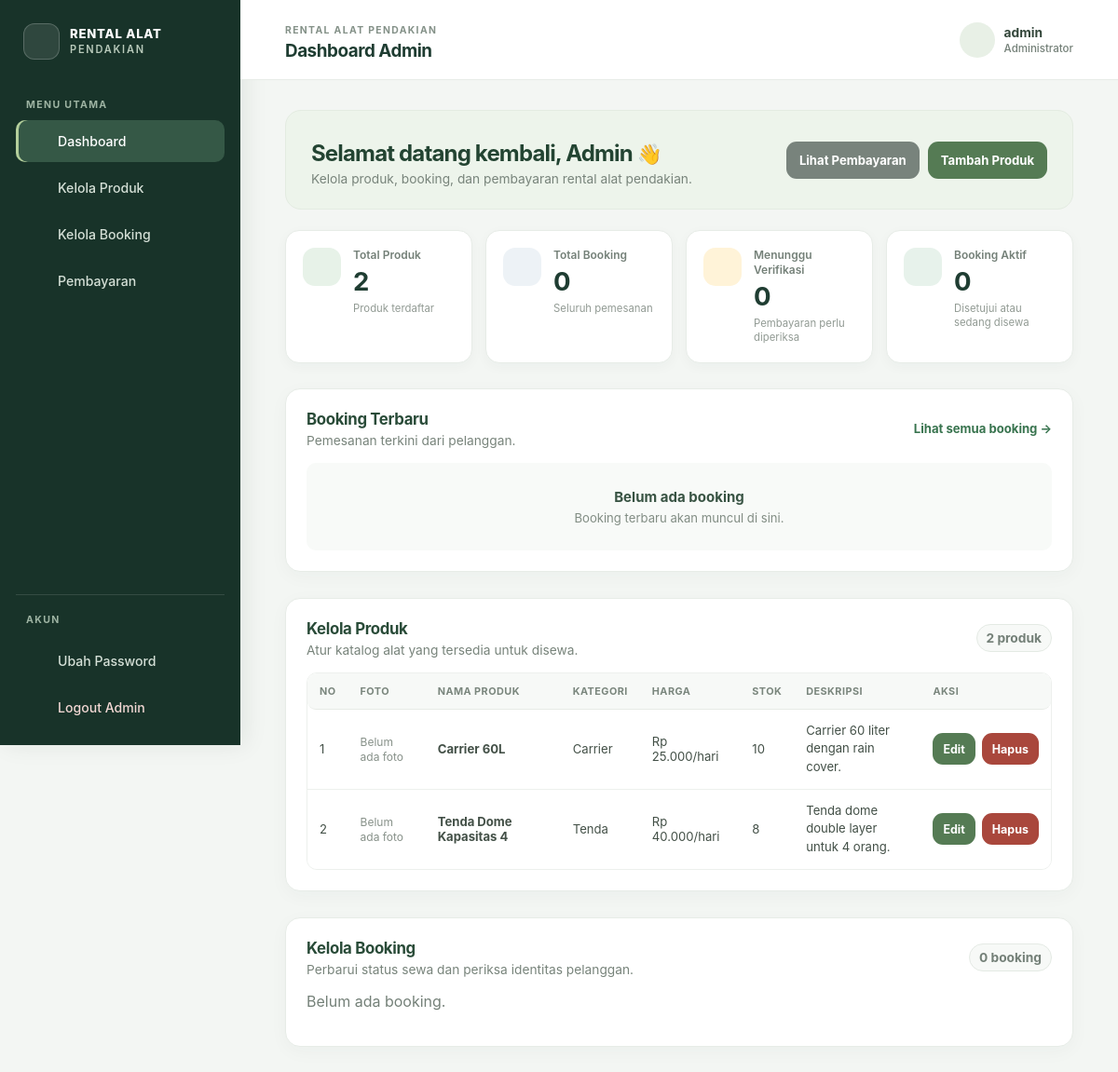
The page /admin/index.php (signed in) on the database its author committed.
### tables this page shows
CREATE TABLE products (
  id              INT AUTO_INCREMENT PRIMARY KEY,
  category_id     INT NOT NULL,
  nama            VARCHAR(150) NOT NULL,
  deskripsi       TEXT,
  harga_per_hari  INT NOT NULL,
  deposit         INT NOT NULL DEFAULT 0,          
  gambar          VARCHAR(255),
  is_active       TINYINT(1) NOT NULL DEFAULT 1,
  created_at      TIMESTAMP DEFAULT CURRENT_TIMESTAMP,
  FOREIGN KEY (category_id) REFERENCES categories(id)
);

CREATE TABLE categories (
  id    INT AUTO_INCREMENT PRIMARY KEY,
  nama  VARCHAR(50) NOT NULL,
  slug  VARCHAR(60) NOT NULL UNIQUE
);

### includes/functions.php (called while the page is built, shortened)
<?php
function e($s){ return htmlspecialchars((string)$s, ENT_QUOTES, 'UTF-8'); }
function rp($n){ return 'Rp ' . number_format($n, 0, ',', '.'); }

### admin/index.php (the view, shortened to what this page needs)
<?php
require_once __DIR__ . '/../includes/admin_products.php';
$products = $pdo->query(
  "SELECT p.id, p.nama, p.deskripsi, p.harga_per_hari, COALESCE(pf.nama_foto,p.gambar) AS gambar, p.is_active,
      c.nama AS kategori, COALESCE(SUM(CASE WHEN v.is_active=1 THEN v.stok_total ELSE 0 END), 0) AS stok
   FROM products p
   JOIN categories c ON c.id=p.category_id
   LEFT JOIN produk_foto pf ON pf.product_id=p.id AND pf.is_primary=1
   LEFT JOIN product_variants v ON v.product_id=p.id
   GROUP BY p.id, p.nama, p.deskripsi, p.harga_per_hari, p.gambar, pf.nama_foto, p.is_active, c.nama
   ORDER BY p.id DESC"
)->fetchAll();
$bookings = $pdo->query(
  "SELECT b.*, u.nama, u.no_whatsapp, u.foto_identitas
   FROM bookings b JOIN users u ON u.id=b.user_id
   ORDER BY b.id DESC"
)->fetchAll();
$recentBookings = $pdo->query(
  "SELECT b.id,b.kode_booking,b.tgl_mulai,b.tgl_selesai,b.subtotal,b.status,u.nama
   FROM bookings b JOIN users u ON u.id=b.user_id
   ORDER BY b.created_at DESC,b.id DESC LIMIT 5"
)->fetchAll();
$stats = [
  'products' => (int)$pdo->query('SELECT COUNT(*) FROM products')->fetchColumn(),
  'bookings' => (int)$pdo->query('SELECT COUNT(*) FROM bookings')->fetchColumn(),
  'pending_payments' => (int)$pdo->query("SELECT COUNT(*) FROM payments WHERE status_pembayaran='menunggu_verifikasi'")->fetchColumn(),
  'active_bookings' => (int)$pdo->query("SELECT COUNT(*) FROM bookings WHERE status IN ('disetujui','sedang_disewa')")->fetchColumn(),
];
$csrfToken = admin_product_csrf_token();
require_once __DIR__ . '/../includes/admin_layout.php';
?>
  <section class="admin-welcome">
    <div>
      <h2>Selamat datang kembali, Admin <span aria-hidden="true">👋</span></h2>
      <p>Kelola produk, booking, dan pembayaran rental alat pendakian.</p>
    </div>
    <div class="admin-page-actions">
      <a class="btn alt" href="pembayaran.php">Lihat Pembayaran</a>
      <a class="btn" href="produk_tambah.php">Tambah Produk</a>
    </div>
  </section>
  <section class="admin-stat-grid" aria-label="Statistik dashboard">
    <article class="admin-stat-card"><span class="admin-stat-icon admin-stat-products"><?= admin_layout_icon('products') ?></span><div><span>Total Produk</span><strong><?= $stats['products'] ?></strong><small>Produk terdaftar</small></div></article>
    <article class="admin-stat-card"><span class="admin-stat-icon admin-stat-bookings"><?= admin_layout_icon('bookings') ?></span><div><span>Total Booking</span><strong><?= $stats['bookings'] ?></strong><small>Seluruh pemesanan</small></div></article>
    <article class="admin-stat-card admin-stat-pending"><span class="admin-stat-icon"><?= admin_layout_icon('payments') ?></span><div><span>Menunggu Verifikasi</span><strong><?= $stats['pending_payments'] ?></strong><small>Pembayaran perlu diperiksa</small></div></article>
    <article class="admin-stat-card"><span class="admin-stat-icon admin-stat-active"><?= admin_layout_icon('dashboard') ?></span><div><span>Booking Aktif</span><strong><?= $stats['active_bookings'] ?></strong><small>Disetujui atau sedang disewa</small></div></article>
  </section>
  <section class="admin-section admin-recent-section" aria-labelledby="recent-bookings-title">
    <div class="admin-section-heading">
      <div><h2 id="recent-bookings-title">Booking Terbaru</h2><p>Pemesanan terkini dari pelanggan.</p></div>
      <a class="admin-text-link" href="#bookings">Lihat semua booking <span aria-hidden="true">→</span></a>
    </div>
    <?php if ($recentBookings): ?>
      <div class="admin-table-wrap">
        <table class="admin-table admin-recent-table">
          <thead><tr><th>Kode Booking</th><th>Penyewa</th><th>Tanggal Sewa</th><th>Biaya Sewa</th><th>Status</th></tr></thead>
          <tbody>
          <?php foreach ($recentBookings as $booking):
            $bookingStatusClass = 'status-' . $booking['status'];
          ?>
            <tr>
              <td><strong class="admin-booking-code"><?= e($booking['kode_booking']) ?></strong></td>
              <td><?= e($booking['nama']) ?></td>
              <td><?= e($booking['tgl_mulai']) ?> <span class="admin-date-separator">—</span> <?= e($booking['tgl_selesai']) ?></td>
              <td class="admin-table-price"><?= rp($booking['subtotal']) ?></td>
              <td><span class="booking-status-badge <?= e($bookingStatusClass) ?>"><span></span><?= e(STATUS_LABEL[$booking['status']] ?? $booking['status']) ?></span></td>
            </tr>
          <?php endforeach; ?>
          </tbody>
        </table>
      </div>
    <?php else: ?>
      <div class="admin-empty admin-recent-empty"><h3>Belum ada booking</h3><p>Booking terbaru akan muncul di sini.</p></div>
    <?php endif; ?>
  </section>
  <section class="admin-section" id="products" aria-labelledby="products-title">
    <div class="admin-section-heading"><div><h2 id="products-title">Kelola Produk</h2><p>Atur katalog alat yang tersedia untuk disewa.</p></div><span class="admin-count-badge"><?= count($products) ?> produk</span></div>
    <?php if ($products): ?>
      <div class="admin-table-wrap">
        <table class="admin-table">
          <thead><tr><th>No</th><th>Foto</th><th>Nama Produk</th><th>Kategori</th><th>Harga</th><th>Stok</th><th>Deskripsi</th><th>Aksi</th></tr></thead>
          <tbody>
          <?php foreach ($products as $index => $product): ?>
            <tr>
              <td><?= $index + 1 ?></td>
              <td><?php if ($product['gambar'] && is_file(__DIR__ . '/../uploads/produk/' . basename($product['gambar']))): ?>
                <img class="admin-product-thumb" src="../uploads/produk/<?= e(basename($product['gambar'])) ?>" alt="<?= e($product['nama']) ?>">
              <?php else: ?><span class="admin-no-photo">Belum ada foto</span><?php endif; ?></td>
              <td><strong><?= e($product['nama']) ?></strong><?php if (!$product['is_active']): ?><small class="admin-inactive">Nonaktif</small><?php endif; ?></td>
              <td><?= e($product['kategori']) ?></td>
              <td><?= rp($product['harga_per_hari']) ?>/hari</td>
              <td><?= (int)$product['stok'] ?></td>
              <td class="admin-description"><?= e($product['deskripsi'] ?? '') ?></td>
              <td><div class="admin-actions">
                <a class="btn admin-button-small" href="produk_edit.php?id=<?= (int)$product['id'] ?>">Edit</a>
                <a class="btn admin-button-small admin-button-danger" href="produk_hapus.php?id=<?= (int)$product['id'] ?>">Hapus</a>
              </div></td>
            </tr>
          <?php endforeach; ?>
          </tbody>
        </table>
      </div>
    <?php else: ?>
      <div class="admin-empty"><h3>Belum ada produk</h3><p>Tambahkan produk pertama agar tampil di katalog.</p><a class="btn" href="produk_tambah.php">Tambah Produk</a></div>
    <?php endif; ?>
  </section>
  <section class="admin-section" id="bookings" aria-labelledby="bookings-title">
    <div class="admin-section-heading"><div><h2 id="bookings-title">Kelola Booking</h2><p>Perbarui status sewa dan periksa identitas pelanggan.</p></div><span class="admin-count-badge"><?= count($bookings) ?> booking</span></div>
    <?php if ($bookings): ?>
      <div class="admin-table-wrap">
        <table class="admin-table">
          <thead><tr><th>Kode</th><th>Penyewa</th><th>Tanggal</th><th>Biaya Sewa</th><th>KTP/SIM</th><th>Status</th></tr></thead>
          <tbody>
          <?php foreach ($bookings as $booking): ?>
            <tr>
              <td><?= e($booking['kode_booking']) ?></td>
              <td><?= e($booking['nama']) ?><br><small><?= e($booking['no_whatsapp']) ?></small></td>
              <td><?= e($booking['tgl_mulai']) ?> → <?= e($booking['tgl_selesai']) ?></td>
              <td><?= rp($booking['subtotal']) ?></td>
              <td><a href="../uploads/<?= e(basename($booking['foto_identitas'])) ?>" target="_blank" rel="noopener">Lihat</a></td>
              <td><form method="post">
                <input type="hidden" name="csrf_token" value="<?= e($csrfToken) ?>">
                <input type="hidden" name="id" value="<?= (int)$booking['id'] ?>">
                <select name="status" onchange="this.form.submit()">
                <?php foreach (STATUS_LABEL as $key => $label): ?><option value="<?= e($key) ?>"<?= $key === $booking['status'] ? ' selected' : '' ?>><?= e($label) ?></option><?php endforeach; ?>
                </select>
              </form></td>
            </tr>
          <?php endforeach; ?>
          </tbody>
        </table>
      </div>
    <?php else: ?><p class="muted">Belum ada booking.</p><?php endif; ?>
  </section>

### rows shown on the page
products: nama "Carrier 60L", category.nama "Carrier", harga_per_hari "Rp 25.000", stok "10", deskripsi "Carrier 60 liter dengan rain cover."
products: nama "Tenda Dome Kapasitas 4", category.nama "Tenda", harga_per_hari "Rp 40.000", stok "8", deskripsi "Tenda dome double layer untuk 4 orang."

### other values the page prints
$item['label'] "Dashboard"
$item['label'] "Kelola Produk"
$item['label'] "Kelola Booking"
$item['label'] "Pembayaran"
$title "Dashboard Admin"
$_SESSION['admin_username'] "admin"
$stats['products'] "2"
$stats['bookings'] "0"
$stats['pending_payments'] "0"
$stats['active_bookings'] "0"
count($products) "2"
count($bookings) "0"
